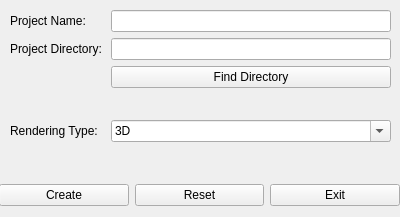
<?xml version="1.0" encoding="UTF-8"?>
<ui version="4.0">
 <class>ProjectCreateGUI</class>
 <widget class="QWidget" name="ProjectCreateGUI">
  <property name="geometry">
   <rect>
    <x>0</x>
    <y>0</y>
    <width>400</width>
    <height>217</height>
   </rect>
  </property>
  <property name="windowTitle">
   <string>Form</string>
  </property>
  <widget class="QWidget" name="formLayoutWidget">
   <property name="geometry">
    <rect>
     <x>0</x>
     <y>0</y>
     <width>401</width>
     <height>171</height>
    </rect>
   </property>
   <layout class="QFormLayout" name="formLayout">
    <property name="fieldGrowthPolicy">
     <enum>QFormLayout::AllNonFixedFieldsGrow</enum>
    </property>
    <property name="leftMargin">
     <number>10</number>
    </property>
    <property name="topMargin">
     <number>10</number>
    </property>
    <property name="rightMargin">
     <number>10</number>
    </property>
    <property name="bottomMargin">
     <number>10</number>
    </property>
    <item row="2" column="0">
     <widget class="QLabel" name="label">
      <property name="text">
       <string>Project Name:     </string>
      </property>
     </widget>
    </item>
    <item row="2" column="1">
     <widget class="QLineEdit" name="projectName"/>
    </item>
    <item row="3" column="0">
     <widget class="QLabel" name="label_2">
      <property name="text">
       <string>Project Directory:</string>
      </property>
     </widget>
    </item>
    <item row="3" column="1">
     <widget class="QLineEdit" name="projectDir"/>
    </item>
    <item row="4" column="1">
     <widget class="QPushButton" name="pushButton">
      <property name="text">
       <string>Find Directory</string>
      </property>
     </widget>
    </item>
    <item row="5" column="0" colspan="2">
     <spacer name="horizontalSpacer">
      <property name="orientation">
       <enum>Qt::Horizontal</enum>
      </property>
      <property name="sizeHint" stdset="0">
       <size>
        <width>40</width>
        <height>20</height>
       </size>
      </property>
     </spacer>
    </item>
    <item row="6" column="0">
     <widget class="QLabel" name="label_3">
      <property name="text">
       <string>Rendering Type:  </string>
      </property>
     </widget>
    </item>
    <item row="6" column="1">
     <widget class="QComboBox" name="comboBox">
      <property name="editable">
       <bool>true</bool>
      </property>
      <property name="currentText">
       <string>3D</string>
      </property>
      <property name="currentIndex">
       <number>1</number>
      </property>
      <property name="maxVisibleItems">
       <number>2</number>
      </property>
      <property name="maxCount">
       <number>2</number>
      </property>
      <property name="minimumContentsLength">
       <number>2</number>
      </property>
      <property name="modelColumn">
       <number>0</number>
      </property>
      <item>
       <property name="text">
        <string>2D</string>
       </property>
      </item>
      <item>
       <property name="text">
        <string>3D</string>
       </property>
      </item>
     </widget>
    </item>
   </layout>
  </widget>
  <widget class="QWidget" name="horizontalLayoutWidget">
   <property name="geometry">
    <rect>
     <x>-1</x>
     <y>170</y>
     <width>401</width>
     <height>51</height>
    </rect>
   </property>
   <layout class="QHBoxLayout" name="horizontalLayout">
    <item>
     <widget class="QPushButton" name="pushButton_2">
      <property name="text">
       <string>Create</string>
      </property>
     </widget>
    </item>
    <item>
     <widget class="QPushButton" name="pushButton_3">
      <property name="text">
       <string>Reset</string>
      </property>
     </widget>
    </item>
    <item>
     <widget class="QPushButton" name="pushButton_4">
      <property name="text">
       <string>Exit</string>
      </property>
     </widget>
    </item>
   </layout>
  </widget>
 </widget>
 <resources/>
 <connections/>
</ui>
